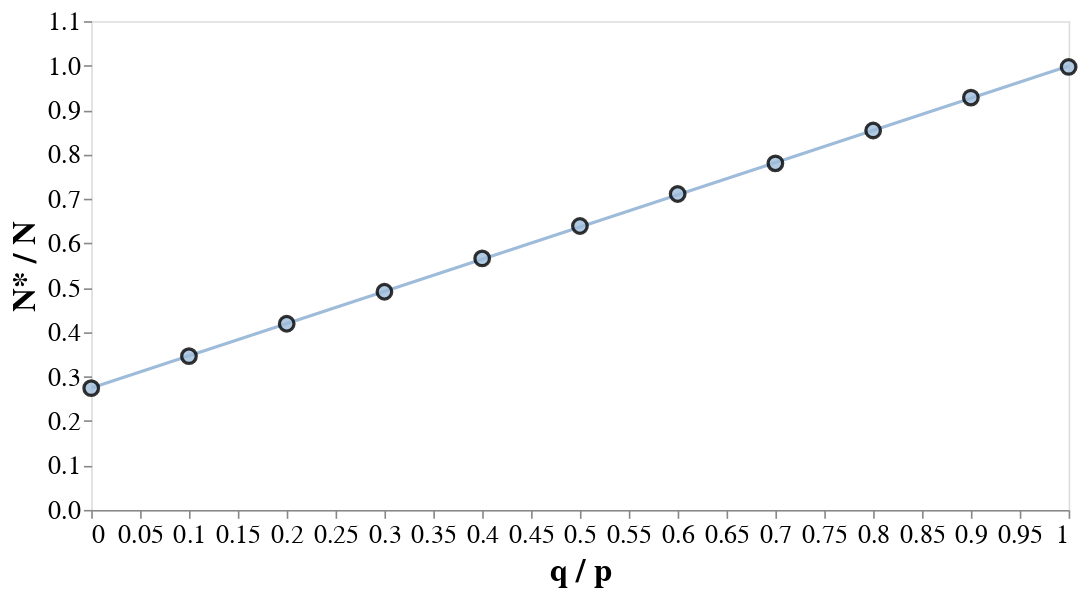

This figure's notebook cell:
### Code cell
hsize_chart = chart.transform_regression('q / p', 'neff / N').mark_line(color=markColor) + chart
hsize_chart

### Figure 1 — Vega specification as saved in the notebook (floating-point values rounded to 4 significant figures)
{"$schema": "https://vega.github.io/schema/vega/v5.json", "data": [{"name": "source_0", "values": [{"p": 0.03, "q": 0.0, "q_frac": 0.0, "peff": 0.03, "Neff": 274.0, "bounds": "p Fixed", "measure": "hsize", "q / p": 0.0, "peff / p": 1.0, "neff / Nedges": 1.37, "neff / N": 0.274}, {"p": 0.03, "q": 0.003, "q_frac": 0.1, "peff": 0.03, "Neff": 346.0, "bounds": "p Fixed", "measure": "hsize", "q / p": 0.1, "peff / p": 1.0, "neff / Nedges": 1.73, "neff / N": 0.346}, {"p": 0.03, "q": 0.006, "q_frac": 0.2, "peff": 0.03, "Neff": 419.0, "bounds": "p Fixed", "measure": "hsize", "q / p": 0.2, "peff / p": 1.0, "neff / Nedges": 2.095, "neff / N": 0.419}, {"p": 0.03, "q": 0.009, "q_frac": 0.3, "peff": 0.03, "Neff": 491.0, "bounds": "p Fixed", "measure": "hsize", "q / p": 0.3, "peff / p": 1.0, "neff / Nedges": 2.455, "neff / N": 0.491}, {"p": 0.03, "q": 0.012, "q_frac": 0.4, "peff": 0.03, "Neff": 566.0, "bounds": "p Fixed", "measure": "hsize", "q / p": 0.4, "peff / p": 1.0, "neff / Nedges": 2.83, "neff / N": 0.566}, {"p": 0.03, "q": 0.015, "q_frac": 0.5, "peff": 0.03, "Neff": 639.0, "bounds": "p Fixed", "measure": "hsize", "q / p": 0.5, "peff / p": 1.0, "neff / Nedges": 3.195, "neff / N": 0.639}, {"p": 0.03, "q": 0.018, "q_frac": 0.6, "peff": 0.03, "Neff": 711.0, "bounds": "p Fixed", "measure": "hsize", "q / p": 0.6, "peff / p": 1.0, "neff / Nedges": 3.555, "neff / N": 0.711}, {"p": 0.03, "q": 0.021, "q_frac": 0.7, "peff": 0.03, "Neff": 780.0, "bounds": "p Fixed", "measure": "hsize", "q / p": 0.7, "peff / p": 1.0, "neff / Nedges": 3.9, "neff / N": 0.78}, {"p": 0.03, "q": 0.024, "q_frac": 0.8, "peff": 0.03, "Neff": 854.0, "bounds": "p Fixed", "measure": "hsize", "q / p": 0.8, "peff / p": 1.0, "neff / Nedges": 4.27, "neff / N": 0.854}, {"p": 0.03, "q": 0.027, "q_frac": 0.9, "peff": 0.03, "Neff": 928.0, "bounds": "p Fixed", "measure": "hsize", "q / p": 0.9, "peff / p": 1.0, "neff / Nedges": 4.64, "neff / N": 0.928}, {"p": 0.03, "q": 0.03, "q_frac": 1.0, "peff": 0.03, "Neff": 997.0, "bounds": "p Fixed", "measure": "hsize", "q / p": 1.0, "peff / p": 1.0, "neff / Nedges": 4.985, "neff / N": 0.997}]}, {"name": "data_0", "source": "source_0", "transform": [{"type": "regression", "x": "q / p", "as": ["q / p", "neff / N"], "y": "neff / N"}, {"type": "project", "fields": ["neff / N", "q / p"]}]}, {"name": "data_1", "values": [{"neff / N": 0.274, "q / p": 0.0}, {"neff / N": 0.346, "q / p": 0.1}, {"neff / N": 0.419, "q / p": 0.2}, {"neff / N": 0.491, "q / p": 0.3}, {"neff / N": 0.566, "q / p": 0.4}, {"neff / N": 0.639, "q / p": 0.5}, {"neff / N": 0.711, "q / p": 0.6}, {"neff / N": 0.78, "q / p": 0.7}, {"neff / N": 0.854, "q / p": 0.8}, {"neff / N": 0.928, "q / p": 0.9}, {"neff / N": 0.997, "q / p": 1.0}]}], "marks": [{"type": "line", "name": "layer_0_marks", "from": {"data": "data_0"}, "sort": {"field": "datum[\"q / p\"]"}, "encode": {"update": {"y": {"field": "neff / N", "scale": "y"}, "description": {"signal": "\"q / p: \" + (format(datum[\"q / p\"], \"\")) + \"; N* / N: \" + (format(datum[\"neff / N\"], \"\"))"}, "defined": {"signal": "isValid(datum[\"q / p\"]) && isFinite(+datum[\"q / p\"]) && isValid(datum[\"neff / N\"]) && isFinite(+datum[\"neff / N\"])"}, "stroke": {"value": "#9ebcda"}, "x": {"field": "q / p", "scale": "x"}}}, "style": ["line"]}, {"type": "symbol", "name": "layer_1_marks", "from": {"data": "data_1"}, "encode": {"update": {"stroke": {"value": "black"}, "fill": {"value": "#9ebcda"}, "size": {"value": 80}, "opacity": {"value": 0.8}, "ariaRoleDescription": {"value": "point"}, "y": {"field": "neff / N", "scale": "y"}, "description": {"signal": "\"q / p: \" + (format(datum[\"q / p\"], \"\")) + \"; N* / N: \" + (format(datum[\"neff / N\"], \"\"))"}, "x": {"field": "q / p", "scale": "x"}}}, "style": ["point"]}], "scales": [{"name": "x", "type": "linear", "domain": {"fields": [{"data": "data_0", "field": "q / p"}, {"data": "data_1", "field": "q / p"}]}, "range": [0, {"signal": "width"}], "nice": true, "zero": false}, {"name": "y", "type": "linear", "domain": [0, 1.1], "range": [{"signal": "height"}, 0], "zero": true}], "axes": [{"scale": "x", "tickCount": {"signal": "ceil(width/40)"}, "orient": "bottom", "title": "q / p", "labelFlush": true, "labelOverlap": true, "zindex": 0, "grid": false, "format": ""}, {"scale": "y", "zindex": 0, "labelOverlap": true, "orient": "left", "grid": false, "title": "N* / N", "tickCount": {"signal": "ceil(height/40)"}}], "background": "white", "height": 300, "padding": 5, "config": {"mark": {"fill": "#9ebcda"}, "axisX": {"labelFont": "monospace", "labelFontSize": 16, "titleFontSize": 20, "grid": false}, "axisY": {"domain": false, "grid": false, "labelFont": "monospace", "labelFontSize": 16, "titleFontSize": 20}, "legend": {"titleFontSize": 20, "labelFontSize": 16}, "style": {"cell": {"height": 300, "width": 300}, "line": {"fill": null, "stroke": "black"}, "group-title": {"fontSize": 18, "font": "monospace", "fontColor": "#000000"}}}, "width": 600, "style": "cell"}
